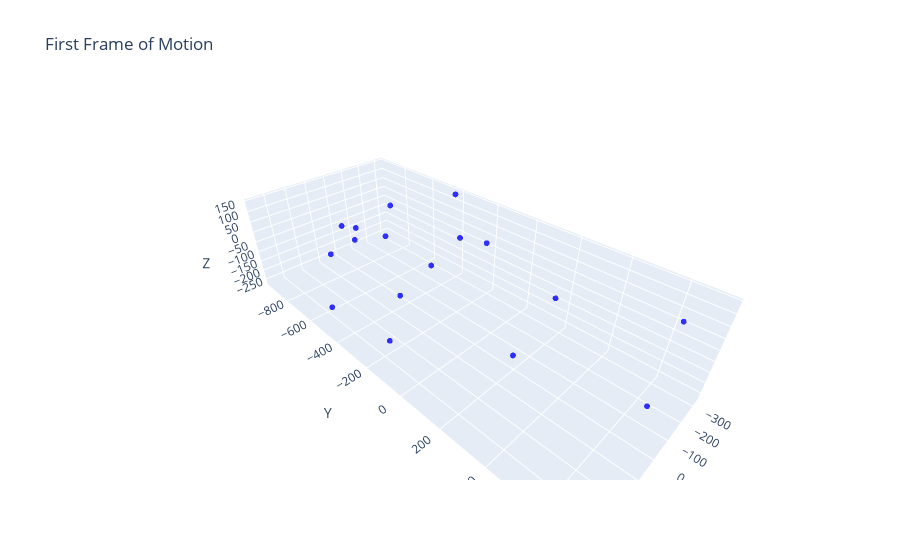

Notebook code cell kept with this figure:
### Code cell
import plotly.graph_objects as go

# 첫 번째 프레임 추출
first_frame = aligned_reg3d[0]  # (6890, 3) 형태

# x, y, z 좌표 추출
x = first_frame[:, 0]
y = first_frame[:, 1]
z = first_frame[:, 2]

# 3D 스캐터 플롯 생성
fig = go.Figure(data=[go.Scatter3d(
    x=x,
    y=y,
    z=z,
    mode='markers',
    marker=dict(
        size=2,
        color='blue',  # 마커 색상
        opacity=0.8
    )
)])

# 레이아웃 설정
fig.update_layout(
    title='First Frame of Motion',
    scene=dict(
        xaxis_title='X',
        yaxis_title='Y',
        zaxis_title='Z'
    )
)

# 플롯 출력
fig.show()

### Figure 1 — Plotly figure (JSON) as saved in the notebook; plotly's stock layout.template omitted (floating-point values rounded to 4 significant figures)
{"data": [{"marker": {"color": "blue", "opacity": 0.8, "size": 2}, "mode": "markers", "type": "scatter3d", "x": [22.13, -154.0, -157.8, -131.0, 197.1, 106.9, 89.24, 35.13, 13.65, -16.66, -26.9, 192.7, 365.1, 237.2, -150.8, -323.6, -321.1], "y": [-222.7, -236.7, 238.1, 664.2, -208.3, 263.3, 699.1, -489.8, -744.6, -816.5, -938.2, -688.2, -429.4, -247.0, -686.3, -430.1, -232.3], "z": [4.861, 53.64, -9.48, 143.8, -44.3, -95.41, -2.008, 36.79, -25.79, -129.0, -101.4, -67.99, -127.9, -268.9, 52.31, 133.1, -35.62]}], "layout": {"scene": {"xaxis": {"title": {"text": "X"}}, "yaxis": {"title": {"text": "Y"}}, "zaxis": {"title": {"text": "Z"}}}, "title": {"text": "First Frame of Motion"}}}
